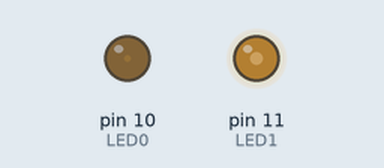
The sketch below on a simulated Arduino Uno, built with avr-gcc and run on an emulated ATmega328P. On the bench: output pins drawn as LEDs (lit = HIGH).

Above: at 0.05 s.
At 0.65 s:
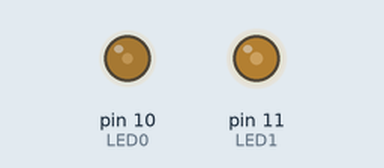
At 1.3 s:
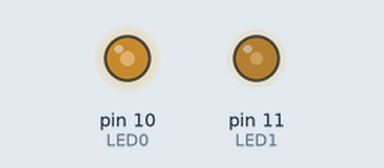
At 2.55 s:
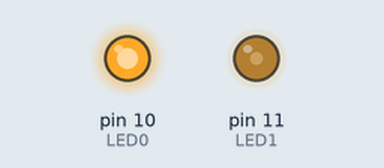
Timing chart, 0 to 5.9 s (numbered marks = the images above):
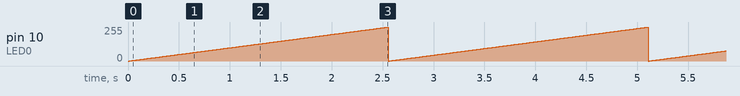

Measured:
- by itself, pin 10 (LED0): ramps from 0/255 to 254/255 and jumps back, once every 2.6 s

The sketch:

13_LED_PWM_cntl.ino
```cpp
const uint8_t LED0 = 10;
const uint8_t LED1 = 11;

void setup(){
    analogWrite(LED0, 10);  // (핀번호, 듀티비), 듀티비(0~255)
    analogWrite(LED1, 90);  // (핀번호, 듀티비)
}

void loop(){
    for(int i=0; i<255; i++){
        analogWrite(LED0, i);
        delay(10);
    }
}
```
